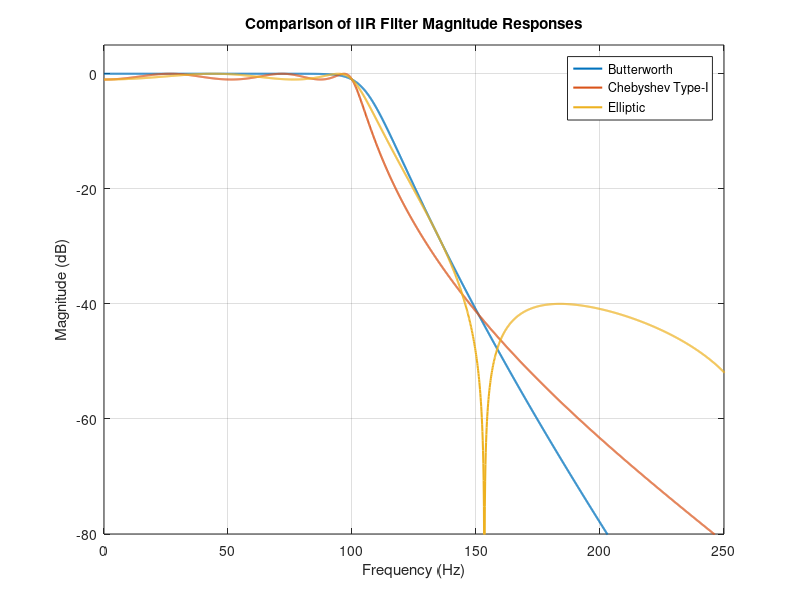

Recreate this plot in MATLAB. (Note: this script raises an error after producing the figure.)
clc;
clear;
close all;

%% 1. INPUT PARAMETERS
Fs  = 1000;     % Sampling frequency (Hz)
Fp  = 100;      % Passband edge (Hz)
Fst = 150;      % Stopband edge (Hz)
Rp  = 1;        % Passband ripple (dB)
Rs  = 40;       % Stopband attenuation (dB)

% Normalized frequencies
Wp  = Fp/(Fs/2);
Wst = Fst/(Fs/2);

%% 2. CHEBYSHEV TYPE-I FORMULA
epsilon = sqrt(10^(Rp/10)-1);
N_formula = acosh(sqrt((10^(Rs/10)-1)/(10^(Rp/10)-1))) / acosh(Fst/Fp);
N_theory = ceil(N_formula);

%% 3. BUTTERWORTH FILTER
[Nb,Wb] = buttord(Wp,Wst,Rp,Rs);
[bB,aB] = butter(Nb,Wb,'low');

%% 4. CHEBYSHEV TYPE-I FILTER
[Nc,Wc] = cheb1ord(Wp,Wst,Rp,Rs);
[bC,aC] = cheby1(Nc,Rp,Wc,'low');

%% 5. ELLIPTIC FILTER
[Ne,We] = ellipord(Wp,Wst,Rp,Rs);
[bE,aE] = ellip(Ne,Rp,Rs,We,'low');

%% 6. DISPLAY INPUT PARAMETERS
fprintf('\n====================================================\n');
fprintf('       IIR FILTER COMPARATIVE ANALYSIS\n');
fprintf('====================================================\n');
fprintf('\nINPUT PARAMETERS\n');
fprintf('Sampling Frequency       = %.2f Hz\n',Fs);
fprintf('Passband Edge Frequency  = %.2f Hz\n',Fp);
fprintf('Stopband Edge Frequency  = %.2f Hz\n',Fst);
fprintf('Passband Ripple          = %.2f dB\n',Rp);
fprintf('Stopband Attenuation     = %.2f dB\n',Rs);

%% 7. CHEBYSHEV FORMULA RESULTS
fprintf('\nCHEBYSHEV TYPE-I FORMULA\n');
fprintf('Ripple factor epsilon    = %.4f\n',epsilon);
fprintf('Calculated order         = %.4f\n',N_formula);
fprintf('Theoretical minimum N    = %d\n',N_theory);

%% 8. FILTER ORDER COMPARISON
fprintf('\n====================================================\n');
fprintf('              FILTER ORDER COMPARISON\n');
fprintf('====================================================\n');
fprintf('Butterworth Order        = %d\n',Nb);
fprintf('Chebyshev Type-I Order   = %d\n',Nc);
fprintf('Elliptic Order           = %d\n',Ne);

%% 9. COEFFICIENTS
fprintf('\n====================================================\n');
fprintf('           BUTTERWORTH COEFFICIENTS\n');
fprintf('====================================================\n');
fprintf('Numerator b =\n'); disp(bB);
fprintf('Denominator a =\n'); disp(aB);

fprintf('\n====================================================\n');
fprintf('           CHEBYSHEV TYPE-I COEFFICIENTS\n');
fprintf('====================================================\n');
fprintf('Numerator b =\n'); disp(bC);
fprintf('Denominator a =\n'); disp(aC);

fprintf('\n====================================================\n');
fprintf('             ELLIPTIC COEFFICIENTS\n');
fprintf('====================================================\n');
fprintf('Numerator b =\n'); disp(bE);
fprintf('Denominator a =\n'); disp(aE);

%% 10. FREQUENCY RESPONSES
N = 4096;
[HB,f] = freqz(bB,aB,N,Fs);
[HC,~] = freqz(bC,aC,N,Fs);
[HE,~] = freqz(bE,aE,N,Fs);
MB = 20*log10(abs(HB)+eps);
MC = 20*log10(abs(HC)+eps);
ME = 20*log10(abs(HE)+eps);

%% 11. PASSBAND RIPPLE
P = f <= Fp;
Ripple_B = max(MB(P))-min(MB(P));
Ripple_C = max(MC(P))-min(MC(P));
Ripple_E = max(ME(P))-min(ME(P));

%% 12. STOPBAND ATTENUATION
S = f >= Fst;
Stop_B = -max(MB(S));
Stop_C = -max(MC(S));
Stop_E = -max(ME(S));

%% 13. PERCENTAGE DEVIATION
Dev_C_Ripple = abs(Ripple_C-Rp)/Rp*100;
Dev_B_Stop = abs(Stop_B-Rs)/Rs*100;
Dev_C_Stop = abs(Stop_C-Rs)/Rs*100;
Dev_E_Stop = abs(Stop_E-Rs)/Rs*100;

%% 14. TRANSITION CHARACTERISTICS
TransitionBW = Fst-Fp;

%% 15. DISPLAY PERFORMANCE
fprintf('\n====================================================\n');
fprintf('             FILTER PERFORMANCE\n');
fprintf('====================================================\n');
fprintf('\nPASSBAND RIPPLE\n');
fprintf('Butterworth      = %.4f dB\n',Ripple_B);
fprintf('Chebyshev Type-I = %.4f dB\n',Ripple_C);
fprintf('Elliptic         = %.4f dB\n',Ripple_E);
fprintf('\nSTOPBAND ATTENUATION\n');
fprintf('Butterworth      = %.4f dB\n',Stop_B);
fprintf('Chebyshev Type-I = %.4f dB\n',Stop_C);
fprintf('Elliptic         = %.4f dB\n',Stop_E);
fprintf('\nCHEBYSHEV RIPPLE DEVIATION\n');
fprintf('Specified Ripple = %.2f dB\n',Rp);
fprintf('Measured Ripple  = %.4f dB\n',Ripple_C);
fprintf('Percentage Deviation = %.4f %%\n',Dev_C_Ripple);
fprintf('\nTRANSITION CHARACTERISTICS\n');
fprintf('Passband Edge     = %.2f Hz\n',Fp);
fprintf('Stopband Edge     = %.2f Hz\n',Fst);
fprintf('Transition Band   = %.2f Hz\n',TransitionBW);

%% 16. MAGNITUDE RESPONSE
figure;
plot(f,MB,'LineWidth',1.5); hold on;
plot(f,MC,'LineWidth',1.5);
plot(f,ME,'LineWidth',1.5);
grid on;
xlabel('Frequency (Hz)'); ylabel('Magnitude (dB)');
title('Comparison of IIR Filter Magnitude Responses');
legend('Butterworth','Chebyshev Type-I','Elliptic');
xlim([0 250]); ylim([-80 5]);
xline(Fp,'--','Fp = 100 Hz');
xline(Fst,'--','Fst = 150 Hz');
yline(-Rp,'--','Rp = -1 dB');
yline(-Rs,'--','Rs = -40 dB');
hold off;

%% 17. PHASE RESPONSE
Phase_B = unwrap(angle(HB))*180/pi;
Phase_C = unwrap(angle(HC))*180/pi;
Phase_E = unwrap(angle(HE))*180/pi;
figure;
plot(f,Phase_B,'LineWidth',1.2); hold on;
plot(f,Phase_C,'LineWidth',1.2);
plot(f,Phase_E,'LineWidth',1.2);
grid on;
xlabel('Frequency (Hz)'); ylabel('Phase (degrees)');
title('Comparison of IIR Filter Phase Responses');
legend('Butterworth','Chebyshev Type-I','Elliptic');
xlim([0 250]);
hold off;

%% 18. FILTER ORDER GRAPH
figure;
bar([Nb Nc Ne]);
set(gca,'XTick',1:3);
set(gca,'XTickLabel',{'Butterworth','Chebyshev-I','Elliptic'});
ylabel('Filter Order'); xlabel('Filter Type');
title('Comparison of IIR Filter Orders');
grid on;
